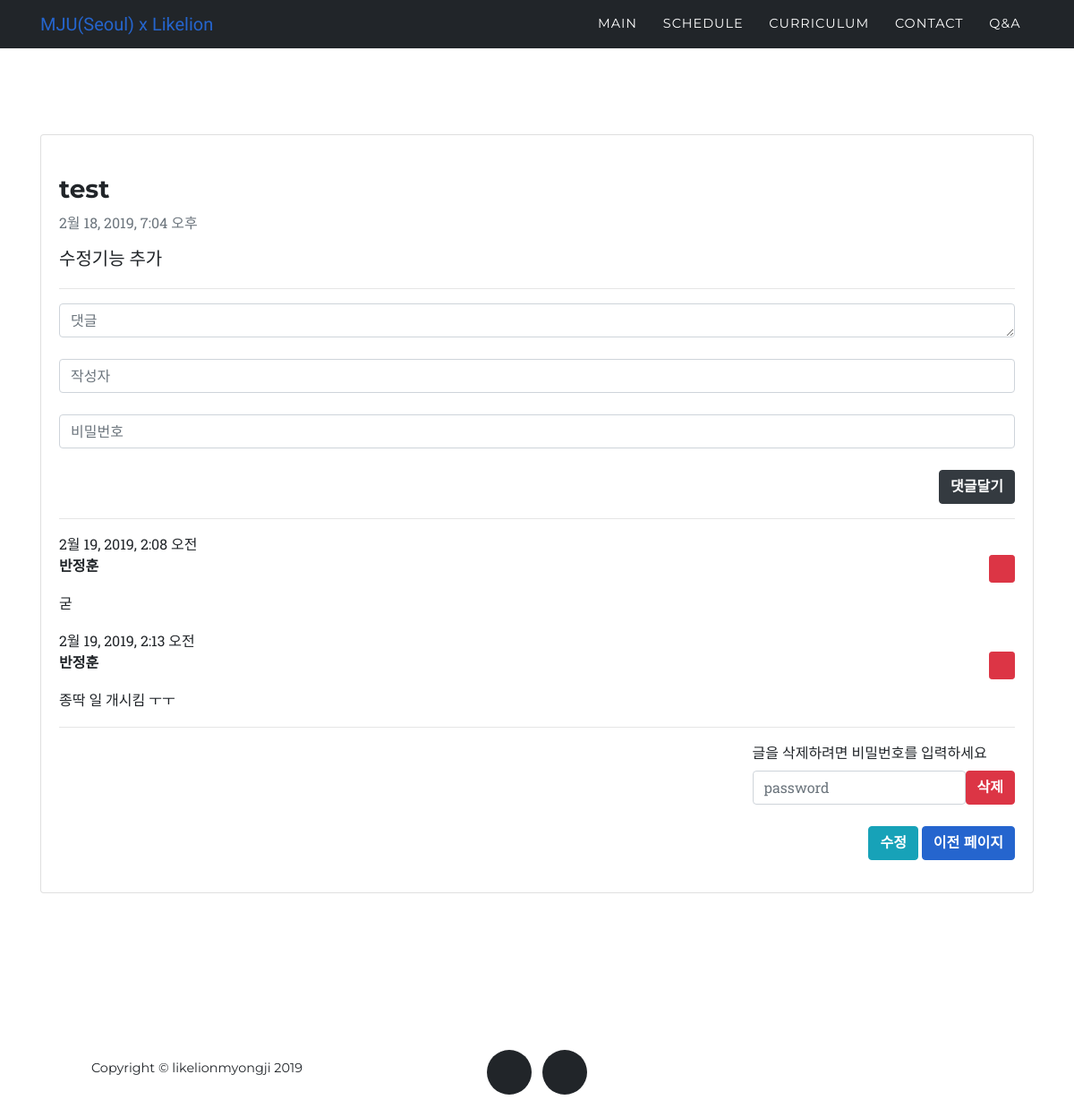
Page /question/15/ on the committed database.
### question/models.py (models this page shows, shortened)
class Question(models.Model):
    title = models.CharField(max_length=200)
    pub_date = models.DateTimeField('date published')
    body = models.TextField()
    writer = models.CharField(max_length=10)
    password = models.CharField(max_length=50)

class Comment(models.Model): #댓글 모델
    question = models.ForeignKey(Question, on_delete=models.CASCADE, related_name='comments')
    pub_date = models.DateTimeField('date published')
    content = models.TextField()
    writer = models.CharField(max_length=10)
    password = models.CharField(max_length=50)

### question/views.py (the view)
# urls.py: path('question/<int:question_id>/', question.views.question_detail, name='question_detail'),
def question_detail(request, question_id):
    detail = get_object_or_404(Question, pk=question_id)
    return render(request, 'question_detail.html', {'detail':detail})

### question/templates/question_detail.html (shortened to what this page needs)
{% extends 'question_base.html' %}
{% block content %}
<section>
    <div class="container">
      <div class="card">
        <div class="card-body">
          <br>
          <h3 class="card-title">{{detail.title}}</h3>
          <p class="card-subtitle mb-2 text-muted">{{detail.pub_date}}</p>
          <p class="lead"> {{detail.body}}</p>
          <hr>
          <form method ="POST" action ="{% url 'comment' detail.id %}" class="text-right">
              <textarea class="form-control" name="content" rows="1" cols="30" placeholder="댓글"></textarea>
              <br>
              <input class="form-control" type="text" placeholder="작성자" name="writer">
              <br>
              <input class="form-control" type="text" placeholder="비밀번호" name="password">
              <br>
              <input class="btn btn-dark" type="submit" value="댓글달기">
          </form>
          <hr>
          {% for comment in detail.comments.all %}
            <div class="comment">
              <div class="date">{{ comment.pub_date }}</div>
                <a class="btn btn-danger btn-sm float-right" href="{% url 'comment_delete' detail.id comment.id %}">
                  <i class="fas fa-trash-alt"></i>
                </a>
                <strong>{{ comment.writer }}</strong>
                <p>{{ comment.content|linebreaks }}</p>
              </div>
          {% empty %}
            <p>No comments here yet :(</p>
          {% endfor %}
          <hr>
          <div class="float-right">
            <label>글을 삭제하려면 비밀번호를 입력하세요</label>
            <form action="{%url 'question_delete' detail.id%}" method="POST" class="form-inline">
              <div class="col-xs-2">
                <input type="password" class="form-control" name="password" placeholder="password">
              </div>
              <input type="submit" class="btn btn-danger" value="삭제">
            </form>
            <br>
            <p class="text-right">
              <a class="btn btn-info" href="{%url 'question_edit' detail.id%}" role="button">수정</a>
              <a class="btn btn-primary" href="{%url 'question_list'%}" role="button">이전 페이지</a>
            </p>
          </div>
        </div>
      </div>
    </div>
</section>
{% endblock %}

### rows in the picture
Question: title "test", pub_date "2월 18, 2019, 7:04 오후", body "수정기능 추가"
Comment: pub_date "2월 19, 2019, 2:08 오전", writer "반정훈", content "굳"
Comment: pub_date "2월 19, 2019, 2:13 오전", writer "반정훈", content "종딱 일 개시킴 ㅜㅜ"
